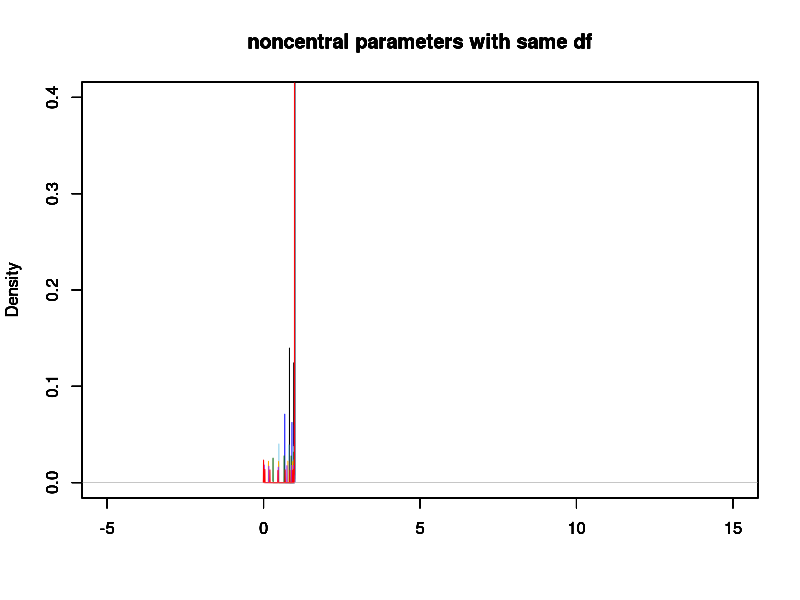
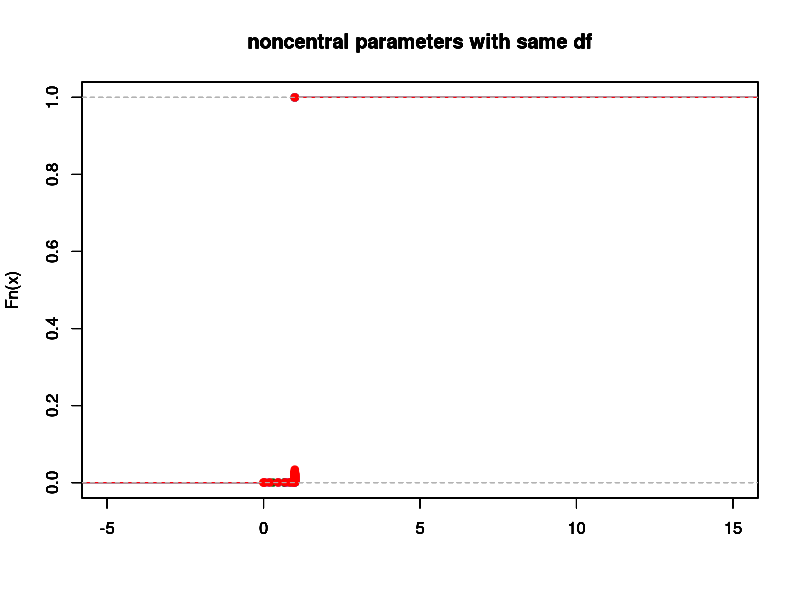
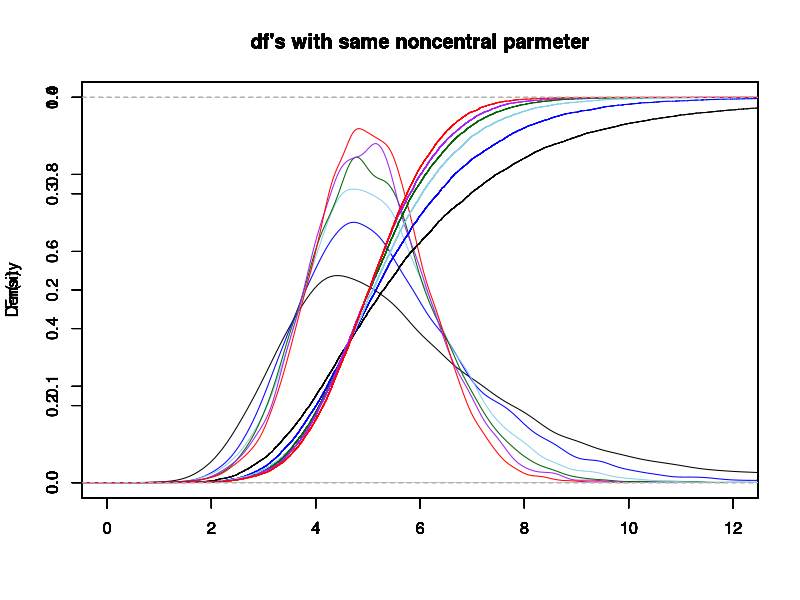
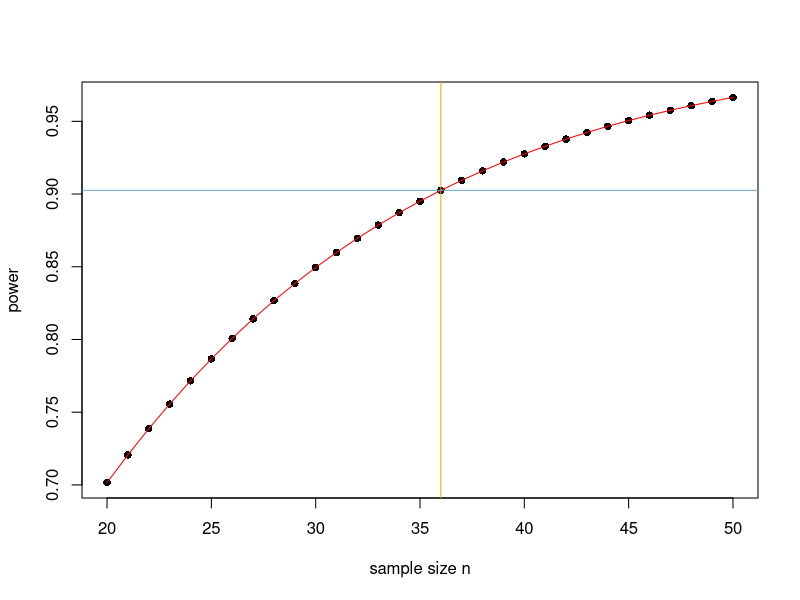
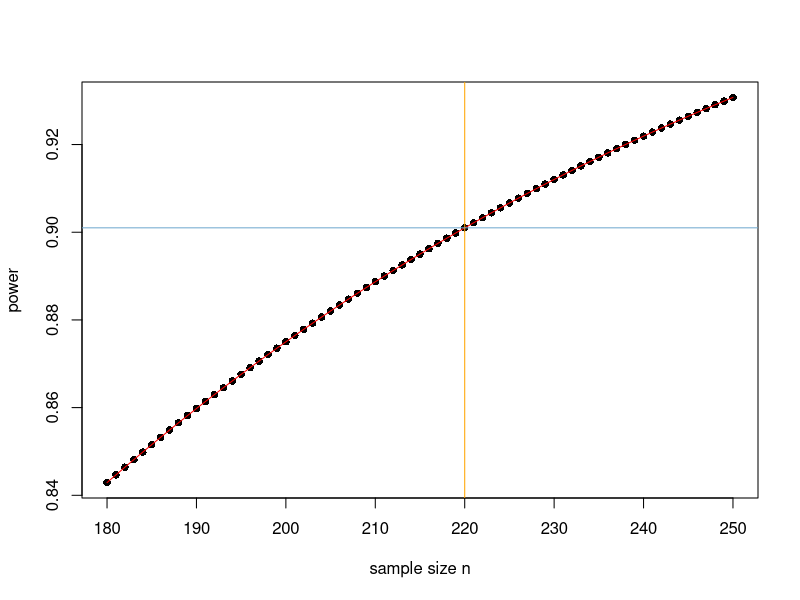

Source code (R) for these figures, in order:
rm(list = ls())


ncp0 <- rt(10000, 10, 0)
ncp0.5 <- rt(10000, 10, 0.5)
ncp1 <- rt(10000, 10, 1)
ncp1.5 <- rt(10000, 10, 1.5)
ncp2 <- rt(10000, 10, 2)
ncp3 <- rt(10000, 10, 3)
ncp5 <- rt(10000, 10, 5)

ncp0 <- dt(10000, 10, 0)
ncp0.5 <- dt(10000, 10, 0.5)
ncp1 <- dt(10000, 10, 1)
ncp1.5 <- dt(10000, 10, 1.5)
ncp2 <- dt(10000, 10, 2)
ncp3 <- dt(10000, 10, 3)
ncp5 <- dt(10000, 10, 5)

ncp0 <- pt(1:10000, 10, 0)
ncp0.5 <- pt(1:10000, 10, 0.5)
ncp1 <- pt(1:10000, 10, 1)
ncp1.5 <- pt(1:10000, 10, 1.5)
ncp2 <- pt(1:10000, 10, 2)
ncp3 <- pt(1:10000, 10, 3)
ncp5 <- pt(1:10000, 10, 5)

par(mfrow = c(1,1))
plot(density(ncp0), main = "noncentral parameters with same df", xlim = c(-5,15), ylim = c(0,0.4), xlab = "")
par(new = T)
plot(density(ncp0.5), main = "noncentral parameters with same df", xlim = c(-5,15), ylim = c(0,0.4), xlab = "", col = "blue")
par(new = T)
plot(density(ncp1), main = "noncentral parameters with same df", xlim = c(-5,15), ylim = c(0,0.4), xlab = "", col = "skyblue")
par(new = T)
plot(density(ncp1.5), main = "noncentral parameters with same df", xlim = c(-5,15), ylim = c(0,0.4), xlab = "", col = "darkgreen")
par(new = T)
plot(density(ncp2), main = "noncentral parameters with same df", xlim = c(-5,15), ylim = c(0,0.4), xlab = "", col = "orange")
par(new = T)
plot(density(ncp3), main = "noncentral parameters with same df", xlim = c(-5,15), ylim = c(0,0.4), xlab = "", col = "purple")
par(new = T)
plot(density(ncp5), main = "noncentral parameters with same df", xlim = c(-5,15), ylim = c(0,0.4), xlab = "", col = "red")

par(mfrow = c(1,1))
plot(ecdf(ncp0), main = "noncentral parameters with same df", xlim = c(-5, 15), ylim = c(0, 1), xlab = "")
par(new = T)
plot(ecdf(ncp0.5), main = "noncentral parameters with same df", xlim = c(-5, 15), ylim = c(0, 1), xlab = "", col = "blue")
par(new = T)
plot(ecdf(ncp1), main = "noncentral parameters with same df", xlim = c(-5, 15), ylim = c(0, 1), xlab = "", col = "skyblue")
par(new = T)
plot(ecdf(ncp1.5), main = "noncentral parameters with same df", xlim = c(-5, 15), ylim = c(0, 1), xlab = "", col = "darkgreen")
par(new = T)
plot(ecdf(ncp2), main = "noncentral parameters with same df", xlim = c(-5, 15), ylim = c(0, 1), xlab = "", col = "orange")
par(new = T)
plot(ecdf(ncp3), main = "noncentral parameters with same df", xlim = c(-5, 15), ylim = c(0, 1), xlab = "", col = "purple")
par(new = T)
plot(ecdf(ncp5), main = "noncentral parameters with same df", xlim = c(-5, 15), ylim = c(0, 1), xlab = "", col = "red")

df5 <- rt(10000, 5, 5)
df10 <- rt(10000, 10, 5)
df20 <- rt(10000, 20, 5)
df30 <- rt(10000, 30, 5)
df50 <- rt(10000, 50, 5)
df100 <- rt(10000, 100, 5)

par(mfrow = c(1,1))
plot(density(df5), main = "df's with same noncentral parmeter", xlim = c(0,12), ylim = c(0,0.4), xlab = "")
par(new = T)
plot(density(df10), main = "df's with same noncentral parmeter", xlim = c(0,12), ylim = c(0,0.4), xlab = "", col = "blue")
par(new = T)
plot(density(df20), main = "df's with same noncentral parmeter", xlim = c(0,12), ylim = c(0,0.4), xlab = "", col = "skyblue")
par(new = T)
plot(density(df30), main = "df's with same noncentral parmeter", xlim = c(0,12), ylim = c(0,0.4), xlab = "", col = "darkgreen")
par(new = T)
plot(density(df50), main = "df's with same noncentral parmeter", xlim = c(0,12), ylim = c(0,0.4), xlab = "", col = "purple")
par(new = T)
plot(density(df100), main = "df's with same noncentral parmeter", xlim = c(0,12), ylim = c(0,0.4), xlab = "", col = "red")
par(new = T)

par(mfrow = c(1,1))
plot(ecdf(df5), main = "df's with same noncentral parmeter", xlim = c(0, 12), ylim = c(0, 1), xlab = "")
par(new = T)
plot(ecdf(df10), main = "df's with same noncentral parmeter", xlim = c(0, 12), ylim = c(0, 1), xlab = "", col = "blue")
par(new = T)
plot(ecdf(df20), main = "df's with same noncentral parmeter", xlim = c(0, 12), ylim = c(0, 1), xlab = "", col = "skyblue")
par(new = T)
plot(ecdf(df30), main = "df's with same noncentral parmeter", xlim = c(0, 12), ylim = c(0, 1), xlab = "", col = "darkgreen")
par(new = T)
plot(ecdf(df50), main = "df's with same noncentral parmeter", xlim = c(0, 12), ylim = c(0, 1), xlab = "", col = "purple")
par(new = T)
plot(ecdf(df100), main = "df's with same noncentral parmeter", xlim = c(0, 12), ylim = c(0, 1), xlab = "", col = "red")


a <- power.t.test(n = 20:50, delta = 0.7, sig.level = 0.05, alternative = "one.sided")
b <- power.t.test(n = 180:250, delta = 0.28, sig.level = 0.05, alternative = "one.sided")


plot(a$power ~ a$n, pch = 16, title = "Power of t-Test", xlab = "sample size n", ylab = "power")
lines(a$power ~ a$n, col = "red")
abline(v = which(a$power > 0.9)[1]+19, col = "orange")
abline(h = a$power[min(which(a$power > 0.9))], col = "skyblue3")

plot(b$power ~ b$n, pch = 16, title = "Power of t-Test", xlab = "sample size n", ylab = "power")
lines(b$power ~ b$n, col = "red")
abline(v = which(b$power > 0.9)[1]+179, col = "orange")
abline(h = b$power[min(which(b$power > 0.9))], col = "skyblue3")
